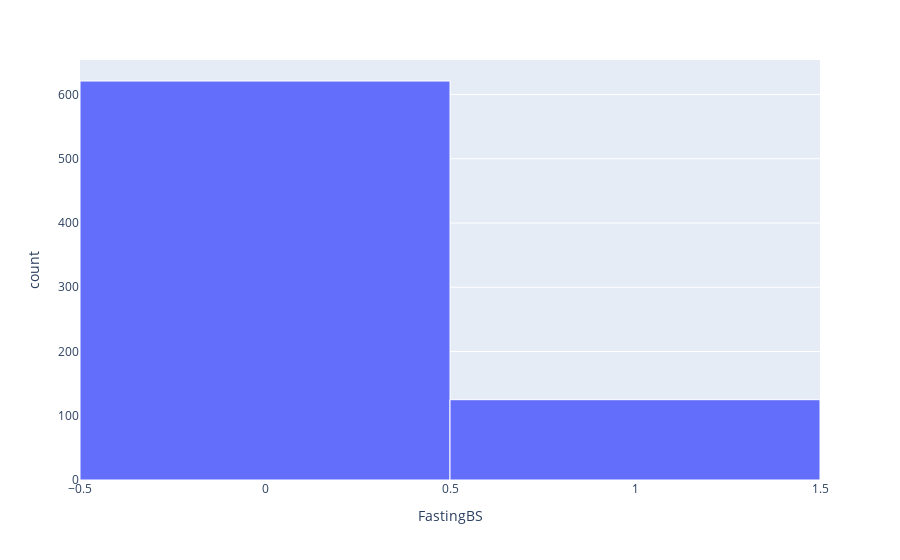

Here is the notebook cell this chart was saved with:
### Code cell
#BS = blood sugar, 1: if FastingBS > 120 mg/dl, 0: otherwise
FastingBS = px.histogram(df, x='FastingBS').update_traces(marker_line_width=1, marker_line_color='white')
FastingBS.show()

### Figure 1 — Plotly figure (JSON) as saved in the notebook; plotly's stock layout.template omitted (floating-point values rounded to 4 significant figures; data arrays with more than 128 entries replaced by an {"elided": "..."} marker saying what was removed)
{"data": [{"alignmentgroup": "True", "bingroup": "x", "hovertemplate": "FastingBS=%{x}<br>count=%{y}<extra></extra>", "legendgroup": "", "marker": {"color": "#636efa", "line": {"color": "white", "width": 1}, "pattern": {"shape": ""}}, "name": "", "offsetgroup": "", "orientation": "v", "showlegend": false, "type": "histogram", "x": {"elided": "746 int values"}, "xaxis": "x", "yaxis": "y"}], "layout": {"barmode": "relative", "legend": {"tracegroupgap": 0}, "margin": {"t": 60}, "xaxis": {"anchor": "y", "domain": [0, 1], "title": {"text": "FastingBS"}}, "yaxis": {"anchor": "x", "domain": [0, 1], "title": {"text": "count"}}}}
